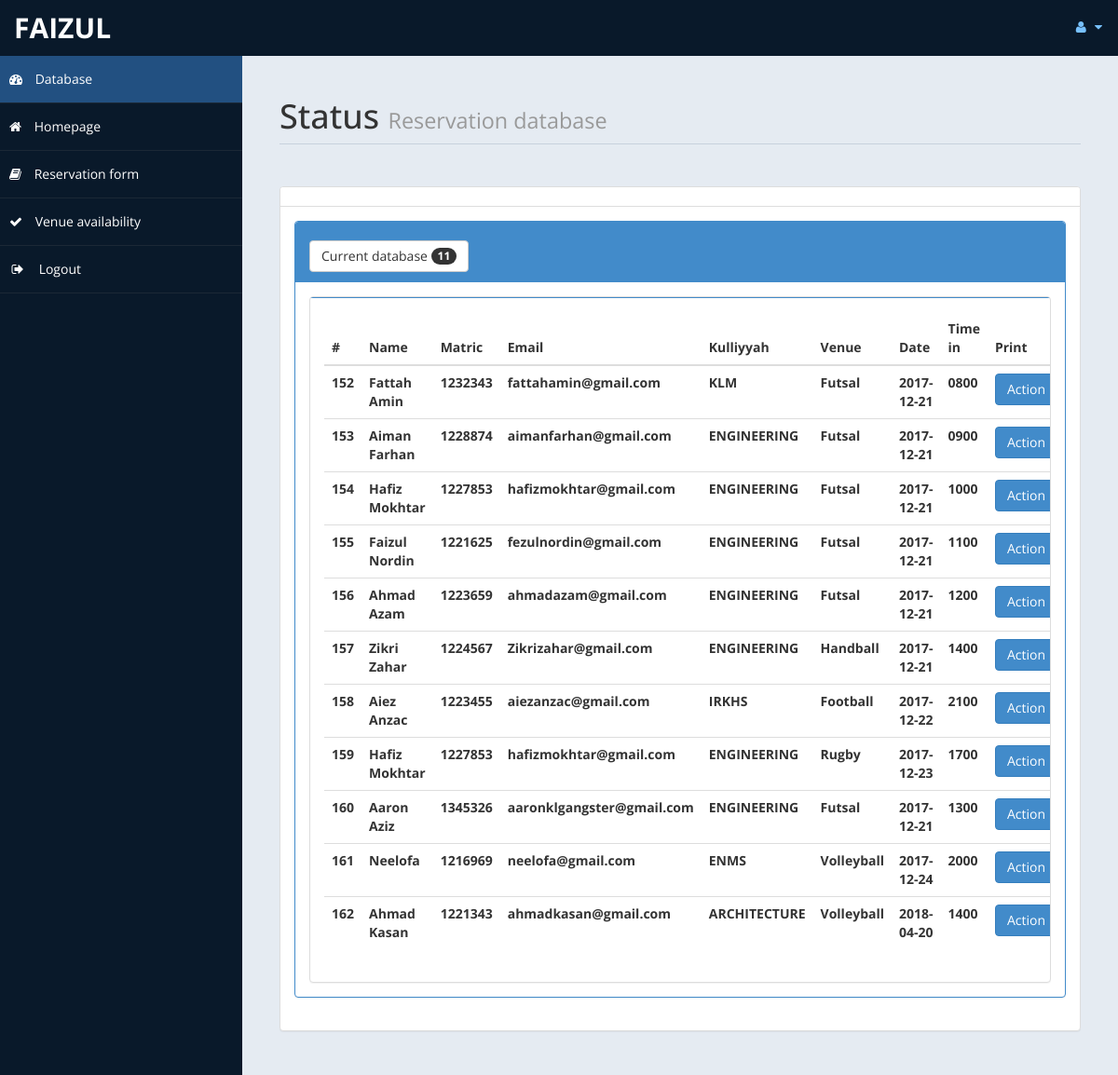
Page /admin/home.php (signed in) on the committed database.
### tables this page shows
CREATE TABLE `venuebook` (
  `id` int(10) UNSIGNED NOT NULL,
  `Title` varchar(5) DEFAULT NULL,
  `FName` text,
  `Matric` text,
  `Email` varchar(50) DEFAULT NULL,
  `Userstatus` varchar(30) DEFAULT NULL,
  `Kulliyyah` varchar(30) DEFAULT NULL,
  `Phone` text,
  `Venue` varchar(20) DEFAULT NULL,
  `Date` date DEFAULT NULL,
  `stat` varchar(15) DEFAULT NULL,
  `Timein` varchar(30) DEFAULT NULL
);

### admin/home.php (the view, shortened to what this page needs)
<!DOCTYPE html>
<html xmlns="http://www.w3.org/1999/xhtml">
<head>
    <link href="assets/css/bootstrap.css" rel="stylesheet" />
    <link href="assets/css/font-awesome.css" rel="stylesheet" />
    <link href="assets/js/morris/morris-0.4.3.min.css" rel="stylesheet" />
    <link href="assets/css/custom-styles.css" rel="stylesheet" />
</head>
<body>
    <div id="wrapper">
        <nav class="navbar navbar-default top-navbar" role="navigation">
            <div class="navbar-header">
                <a class="navbar-brand" href="home.php"> <?php echo $_SESSION["user"]; ?> </a>
            </div>
            <ul class="nav navbar-top-links navbar-right">
                <li class="dropdown">
                    <a class="dropdown-toggle" data-toggle="dropdown" href="#" aria-expanded="false">
                        <i class="fa fa-user fa-fw"></i> <i class="fa fa-caret-down"></i>
                    </a>
                </li>
            </ul>
        </nav>
        <nav class="navbar-default navbar-side" role="navigation">
            <div class="sidebar-collapse">
                <ul class="nav" id="main-menu">
                    <li>
                        <a class="active-menu" href="home.php"><i class="fa fa-dashboard"></i> Database</a>
                    </li>
                   <li>
                        <a  href="../index.html"><i class="fa fa-home"></i> Homepage</a>
                    </li>
                    <li>
                        <a  href="reservation_v2.php"><i class="fa fa-book"></i> Reservation form</a>
                    </li>
                    <li>
                        <a  href="okok1.php"><i class="fa fa-check"></i> Venue availability</a>
                    </li>
                    <li>
                        <a href="logout.php"><i class="fa fa-sign-out fa-fw"></i> Logout</a>
                    </li>
					</ul>
            </div>
        </nav>
        <div id="page-wrapper">
            <div id="page-inner">
                <div class="row">
                    <div class="col-md-12">
                        <h1 class="page-header">
                            Status <small>Reservation database</small>
                        </h1>
                    </div>
                </div>
				<?php
						include ('db.php');
						$sql = "select * from venuebook";
						$re = mysqli_query($con,$sql);
                        $c =0;
						while($row=mysqli_fetch_array($re) )
						{
								$id = $row['id'];
                                $c = $c + 1;
						}
				?>
					<div class="row">
                <div class="col-md-12">
                    <div class="panel panel-default">
                        <div class="panel-heading">
                        </div>
                        <div class="panel-body">
                            <div class="panel-group" id="accordion">
							<div class="panel panel-primary">
                                    <div class="panel-heading">
                                        <h4 class="panel-title">
											<button class="btn btn-default" type="button">
												 Current database  <span class="badge"><?php echo $c ; ?></span>
											</button>
                                        </h4>
                                    </div>
                                    <div id="collapseTwo" class="panel-collapse in" style="height: auto;">
                                        <div class="panel-body">
                                           <div class="panel panel-default">
                        <div class="panel-body">
                            <div class="table-responsive">
                                <table class="table">
                                    <thead>
                                        <tr>
                                            <th>#</th>
                                            <th>Name</th>
                                            <th>Matric</th>
                                            <th>Email</th>
                                            <th>Kulliyyah</th>
											<th>Venue</th>
											<th>Date</th>
											<th>Time in</th>
                                            <th>Print</th>
                                        </tr>
                                    </thead>
                                    <tbody>
									<?php
									$tsql = "select * from venuebook";
									$tre = mysqli_query($con,$tsql);
									while($trow=mysqli_fetch_array($tre) )
									{
											echo"<tr>
												<th>".$trow['id']."</th>
												<th>".$trow['FName']."</th>
                                                <th>".$trow['Matric']."</th>
												<th>".$trow['Email']."</th>
												<th>".$trow['Kulliyyah']."</th>
												<th>".$trow['Venue']."</th>
												<th>".$trow['Date']."</th>
												<th>".$trow['Timein']."</th>
                                                <th><a href='userprint.php?sid=".$trow['id']." ' class='btn btn-primary'>Action</a></th>
                                                <td><a href=datadelete.php?eid=".$id ." <button class='btn btn-danger'> <i class='fa fa-edit' ></i> Delete</button></td>
												</tr>";
									}
									?>
                                    </tbody>
                                </table>
                            </div>
                        </div>
                    </div>
            </div>
        </div>
    </div>
</body>
</html>

### admin/assets/css/custom-styles.css (style rules this page uses)
body { font-family: 'Open Sans', sans-serif; }
#wrapper { width: 100%; background:#09192A; }
#page-wrapper { padding: 15px 15px; min-height: 600px; background:#E5EBF2; }
#page-inner { width:100%; margin:10px 20px 10px 0px; background-color:transparent; padding:10px; min-height:1200px; }
h1, .h1, h2, .h2, h3, .h3 { margin-top: 7px; margin-bottom: -5px; }
h4 { padding-top:10px; }
.page-header { padding-bottom: 9px; margin: 10px 0 45px; border-bottom: 1px solid #C7D1DD; }
.panel-default > .panel-heading { color: #000; background-color: #FFFFFF; border-color: #ddd; font-weight:bold; }
.top-navbar { margin:0px; }
.top-navbar .navbar-brand { color: #fff; width: 260px; text-align: left; height: 60px; font-size: 30px; font-weight: 700; text-transform: uppercase; line-height: 30px; }
.top-navbar .nav > li { position: relative; display: inline-block; }
.top-navbar .nav > li > a { position: relative; display: block; padding: 19px 15px; color: #77C0FD; }
.active-menu { background-color:#225081!important; }
.sidebar-collapse , .sidebar-collapse .nav { background:none; }
.sidebar-collapse .nav { padding:0; }
.sidebar-collapse .nav > li > a { color:#fff; background:transparent; text-shadow:none; }
.sidebar-collapse > .nav > li > a { padding:15px 10px; }
.sidebar-collapse > .nav > li { border-bottom: 1px solid rgba(107, 108, 109, 0.19); }
.navbar-side { border:none; background-color: transparent; }
.top-navbar { background:#09192A; border-bottom:none; }
.top-navbar .nav > li > a > i { margin-right: 2px; }
.navbar-default { border:0px solid black; }
.navbar-header { background: #09192A; }
.nav > li > a > i { margin-right:10px; }
@media (min-width:768px) { #page-wrapper { margin: 0 0 0 260px; padding: 15px 30px; min-height: 1200px; } }
@media (min-width:768px) { .navbar-side { z-index: 1; position: absolute; width: 260px; } }
@media (min-width:768px) { .navbar { border-radius: 0px; } }

### rows in the picture
venuebook: id "152", FName "Fattah Amin", Matric "1232343", Email "fattahamin@gmail.com", Kulliyyah "KLM", Venue "Futsal", Date "2017-12-21", Timein "0800"
venuebook: id "153", FName "Aiman Farhan", Matric "1228874", Email "aimanfarhan@gmail.com", Kulliyyah "ENGINEERING", Venue "Futsal", Date "2017-12-21", Timein "0900"
venuebook: id "154", FName "Hafiz Mokhtar", Matric "1227853", Email "hafizmokhtar@gmail.com", Kulliyyah "ENGINEERING", Venue "Futsal", Date "2017-12-21", Timein "1000"
venuebook: id "155", FName "Faizul Nordin", Matric "1221625", Email "fezulnordin@gmail.com", Kulliyyah "ENGINEERING", Venue "Futsal", Date "2017-12-21", Timein "1100"
venuebook: id "156", FName "Ahmad Azam", Matric "1223659", Email "ahmadazam@gmail.com", Kulliyyah "ENGINEERING", Venue "Futsal", Date "2017-12-21", Timein "1200"
venuebook: id "157", FName "Zikri Zahar", Matric "1224567", Email "Zikrizahar@gmail.com", Kulliyyah "ENGINEERING", Venue "Handball", Date "2017-12-21", Timein "1400"
venuebook: id "158", FName "Aiez Anzac", Matric "1223455", Email "aiezanzac@gmail.com", Kulliyyah "IRKHS", Venue "Football", Date "2017-12-22", Timein "2100"
venuebook: id "159", FName "Hafiz Mokhtar", Matric "1227853", Email "hafizmokhtar@gmail.com", Kulliyyah "ENGINEERING", Venue "Rugby", Date "2017-12-23", Timein "1700"
venuebook: id "160", FName "Aaron Aziz", Matric "1345326", Email "aaronklgangster@gmail.com", Kulliyyah "ENGINEERING", Venue "Futsal", Date "2017-12-21", Timein "1300"
venuebook: id "161", FName "Neelofa", Matric "1216969", Email "neelofa@gmail.com", Kulliyyah "ENMS", Venue "Volleyball", Date "2017-12-24", Timein "2000"
venuebook: id "162", FName "Ahmad Kasan", Matric "1221343", Email "ahmadkasan@gmail.com", Kulliyyah "ARCHITECTURE", Venue "Volleyball", Date "2018-04-20", Timein "1400"

### other values in the picture
$_SESSION["user"] "FAIZUL"
$c "11"
